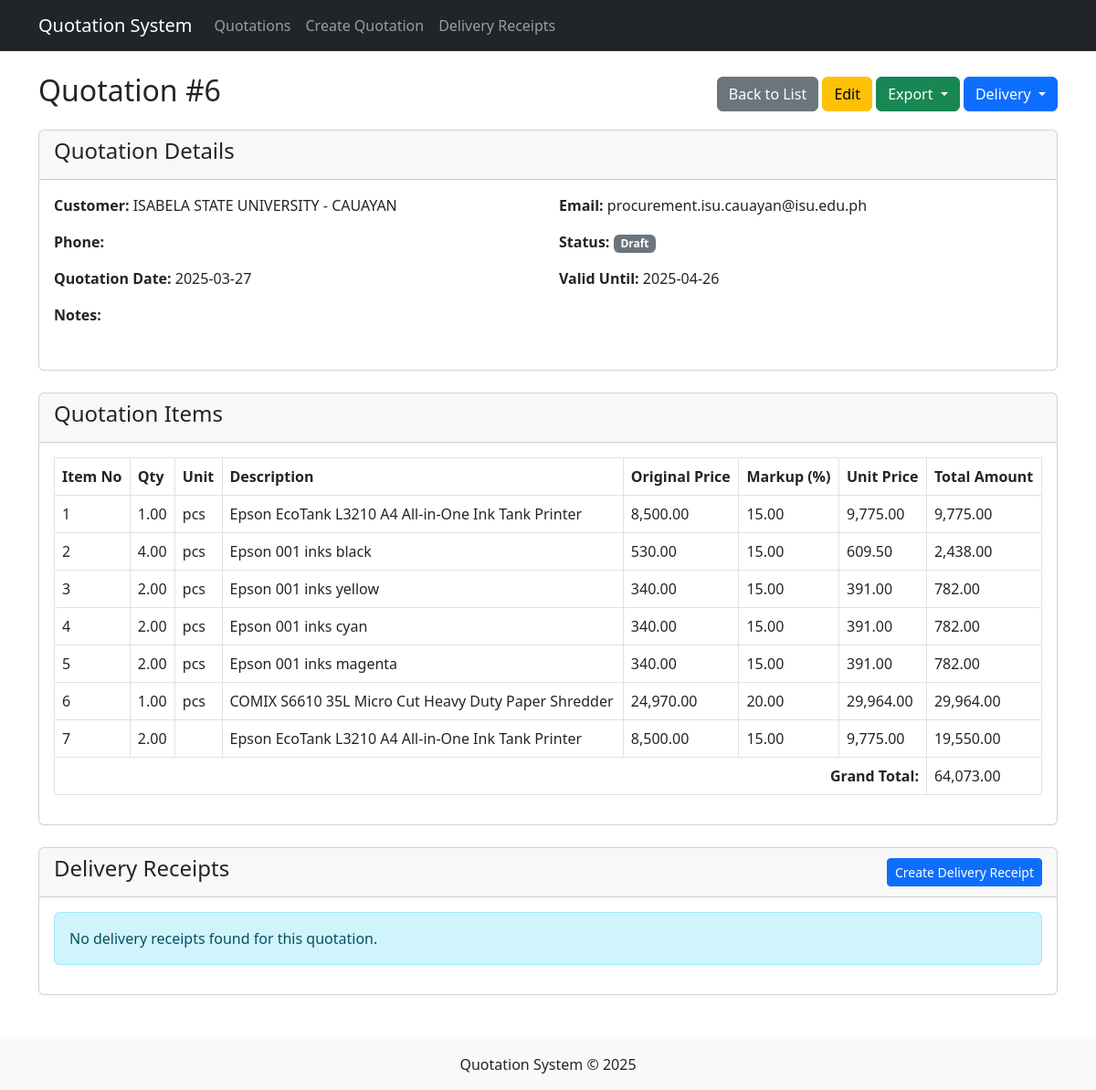
Screenshot of /quotation/view.php?id=6 with the database file from the repository.
### tables this page shows
CREATE TABLE `quotations` (
  `quotation_id` int(11) NOT NULL,
  `quotation_number` varchar(20) DEFAULT NULL,
  `customer_name` varchar(255) NOT NULL,
  `customer_email` varchar(255) DEFAULT NULL,
  `customer_phone` varchar(50) DEFAULT NULL,
  `agency_name` varchar(255) DEFAULT NULL,
  `agency_address` text DEFAULT NULL,
  `contact_person` varchar(255) DEFAULT NULL,
  `quotation_date` date NOT NULL,
  `valid_until` date DEFAULT NULL,
  `status` enum('draft','sent','accepted','rejected') DEFAULT 'draft',
  `notes` text DEFAULT NULL,
  `created_at` timestamp NOT NULL DEFAULT current_timestamp(),
  `updated_at` timestamp NOT NULL DEFAULT current_timestamp() ON UPDATE current_timestamp()
);

CREATE TABLE `quotation_items` (
  `item_id` int(11) NOT NULL,
  `quotation_id` int(11) NOT NULL,
  `item_no` int(11) NOT NULL,
  `quantity` decimal(10,2) NOT NULL,
  `unit` varchar(50) DEFAULT NULL,
  `description` text NOT NULL,
  `original_price` decimal(10,2) NOT NULL,
  `markup_percentage` decimal(10,2) NOT NULL,
  `unit_price` decimal(10,2) NOT NULL,
  `total_amount` decimal(10,2) NOT NULL
);

### models/Quotation.php (called while the page is built, shortened)
<?php
require_once __DIR__ . '/QuotationItem.php';
class Quotation {
    private $conn;
    private $table_name = "quotations";
    public $quotation_id;
    public $quotation_number;
    public $items = [];
    public function __construct($db) {
        $this->conn = $db;
    }
    public function readOne() {
        $query = "SELECT * FROM " . $this->table_name . " WHERE ";
        if (isset($this->quotation_id) && !empty($this->quotation_id)) {
            $query .= "quotation_id = :id LIMIT 0,1";
            $param_name = ":id";
            $param_value = $this->quotation_id;
        } elseif (isset($this->quotation_number) && !empty($this->quotation_number)) {
            $query .= "quotation_number = :number LIMIT 0,1";
            $param_name = ":number";
            $param_value = $this->quotation_number;
        } else {
             error_log("readOne called without quotation_id or quotation_number.");
             return false;
        }
        $stmt = $this->conn->prepare($query);
        $stmt->bindParam($param_name, $param_value);
        $stmt->execute();
        $row = $stmt->fetch(PDO::FETCH_ASSOC);
        if ($row) {
            $this->quotation_id = $row['quotation_id'];
            $this->quotation_number = $row['quotation_number'];
            $this->customer_name = $row['customer_name'];
            $this->customer_email = $row['customer_email'];
            $this->quotation_date = $row['quotation_date'];
            $this->valid_until = $row['valid_until'];
            $this->status = $row['status'];
            $item = new QuotationItem($this->conn);
            $item->quotation_id = $this->quotation_id;
            $this->items = $item->readByQuotationId();
            return true;
        }
        return false;
    }
    public function calculateGrandTotal() {
        $grand_total = 0;
        foreach ($this->items as $item) {
            $grand_total += floatval($item['total_amount']);
        }
        return $grand_total;
    }
}
?>

### models/QuotationItem.php (called while the page is built, shortened)
<?php
class QuotationItem {
    private $conn;
    private $table_name = "quotation_items";
    public $quotation_id;
    public function __construct($db) {
        $this->conn = $db;
    }
    public function readByQuotationId() {
        $query = "SELECT * FROM " . $this->table_name . "
                  WHERE quotation_id = :quotation_id
                  ORDER BY item_no ASC";
        $stmt = $this->conn->prepare($query);
        $stmt->bindParam(":quotation_id", $this->quotation_id);
        $stmt->execute();
        $items = [];
        while ($row = $stmt->fetch(PDO::FETCH_ASSOC)) {
            $items[] = [
                'item_id' => $row['item_id'],
                'quotation_id' => $row['quotation_id'],
                'item_no' => $row['item_no'],
                'quantity' => $row['quantity'],
                'unit' => $row['unit'],
                'description' => $row['description'],
                'original_price' => $row['original_price'],
                'markup_percentage' => $row['markup_percentage'],
                'unit_price' => $row['unit_price'],
                'total_amount' => $row['total_amount']
            ];
        }
        return $items;
    }
}

### models/DeliveryReceipt.php (called while the page is built, shortened)
<?php
require_once __DIR__ . '/Quotation.php';
class DeliveryReceipt {
    private $conn;
    private $table_name = "delivery_receipts";
    public $quotation_id;
    public function __construct($db) {
        $this->conn = $db;
    }
    public function readByQuotationId() {
        $query = "SELECT * FROM " . $this->table_name . "
                  WHERE quotation_id = :quotation_id
                  ORDER BY created_at DESC";
        $stmt = $this->conn->prepare($query);
        $stmt->bindParam(":quotation_id", $this->quotation_id);
        $stmt->execute();
        return $stmt;
    }
}

### quotation/view.php (the view, shortened to what this page needs)
<?php
require_once '../models/Quotation.php';
$database = new Database();
$db = $database->getConnection();
$quotation = new Quotation($db);
$quotation->quotation_id = isset($_GET['id']) ? $_GET['id'] : die('ERROR: Missing ID.');
if (!$quotation->readOne()) {
    header("Location: list.php");
    exit();
}
include_once '../includes/header.php';
?>
<div class="container mt-4">
    <div class="row mb-3">
        <div class="col-md-12">
            <div class="d-flex justify-content-between align-items-center">
                <h2>Quotation #<?php echo $quotation->quotation_id; ?></h2>
                <div>
                    <a href="list.php" class="btn btn-secondary">Back to List</a>
                    <a href="edit.php?id=<?php echo $quotation->quotation_id; ?>" class="btn btn-warning">Edit</a>
                    <div class="btn-group">
                        <button type="button" class="btn btn-success dropdown-toggle" data-bs-toggle="dropdown" aria-expanded="false">
                            Export
                        </button>
                    </div>
                    <div class="btn-group">
                        <button type="button" class="btn btn-primary dropdown-toggle" data-bs-toggle="dropdown" aria-expanded="false">
                            Delivery
                        </button>
                    </div>
                </div>
            </div>
        </div>
    </div>
    <div class="row">
        <div class="col-md-12">
            <div class="card mb-4">
                <div class="card-header">
                    <h4>Quotation Details</h4>
                </div>
                <div class="card-body">
                    <div class="row mb-3">
                        <div class="col-md-6">
                            <strong>Customer:</strong> <?php echo htmlspecialchars($quotation->customer_name); ?>
                        </div>
                        <div class="col-md-6">
                            <strong>Email:</strong> <?php echo htmlspecialchars($quotation->customer_email); ?>
                        </div>
                    </div>
                    <div class="row mb-3">
                        <div class="col-md-6">
                            <strong>Phone:</strong> <?php echo htmlspecialchars($quotation->customer_phone); ?>
                        </div>
                        <div class="col-md-6">
                            <strong>Status:</strong>
                            <span class="badge <?php
                                                echo ($quotation->status == 'draft') ? 'bg-secondary' : (($quotation->status == 'sent') ? 'bg-primary' : (($quotation->status == 'accepted') ? 'bg-success' : 'bg-danger'));
                                                ?>">
                                <?php echo ucfirst($quotation->status); ?>
                            </span>
                        </div>
                    </div>
                    <div class="row mb-3">
                        <div class="col-md-6">
                            <strong>Quotation Date:</strong> <?php echo $quotation->quotation_date; ?>
                        </div>
                        <div class="col-md-6">
                            <strong>Valid Until:</strong> <?php echo $quotation->valid_until; ?>
                        </div>
                    </div>
                    <div class="row mb-3">
                        <div class="col-md-12">
                            <strong>Notes:</strong>
                        </div>
                    </div>
                </div>
            </div>
            <div class="card mb-4">
                <div class="card-header">
                    <h4>Quotation Items</h4>
                </div>
                <div class="card-body">
                    <div class="table-responsive">
                        <table class="table table-bordered">
                            <thead>
                                <tr>
                                    <th>Item No</th>
                                    <th>Qty</th>
                                    <th>Unit</th>
                                    <th>Description</th>
                                    <th>Original Price</th>
                                    <th>Markup (%)</th>
                                    <th>Unit Price</th>
                                    <th>Total Amount</th>
                                </tr>
                            </thead>
                            <tbody>
                                <?php foreach ($quotation->items as $item): ?>
                                    <tr>
                                        <td><?php echo $item['item_no']; ?></td>
                                        <td><?php echo $item['quantity']; ?></td>
                                        <td><?php echo htmlspecialchars($item['unit']); ?></td>
                                        <td><?php echo htmlspecialchars($item['description']); ?></td>
                                        <td><?php echo number_format($item['original_price'], 2); ?></td>
                                        <td><?php echo number_format($item['markup_percentage'], 2); ?></td>
                                        <td><?php echo number_format($item['unit_price'], 2); ?></td>
                                        <td><?php echo number_format($item['total_amount'], 2); ?></td>
                                    </tr>
                                <?php endforeach; ?>
                                <tr>
                                    <td colspan="7" class="text-end fw-bold">Grand Total:</td>
                                    <td><?php echo number_format($quotation->calculateGrandTotal(), 2); ?></td>
                                </tr>
                            </tbody>
                        </table>
                    </div>
                </div>
            </div>
        </div>
    </div>
    <div class="card mb-4">
        <div class="card-header d-flex justify-content-between align-items-center">
            <h4>Delivery Receipts</h4>
            <a href="../delivery/create.php?quotation_id=<?php echo $quotation->quotation_id; ?>" class="btn btn-primary btn-sm">Create Delivery Receipt</a>
        </div>
        <div class="card-body">
            <?php
            require_once '../models/DeliveryReceipt.php';
            $delivery = new DeliveryReceipt($db);
            $delivery->quotation_id = $quotation->quotation_id;
            $stmt = $delivery->readByQuotationId();
            $num = $stmt->rowCount();
            if ($num > 0) {
                echo '<div class="table-responsive">';
                echo '<table class="table table-bordered table-striped">';
                echo '<thead>';
                echo '<tr>';
                echo '<th>Receipt ID</th>';
                echo '<th>Recipient</th>';
                echo '<th>Delivery Date</th>';
                echo '<th>Status</th>';
                echo '<th>Actions</th>';
                echo '</tr>';
                echo '</thead>';
                echo '<tbody>';
                while ($row = $stmt->fetch(PDO::FETCH_ASSOC)) {
                    echo '<tr>';
                    echo '<td>' . $row['receipt_id'] . '</td>';
                    echo '<td>' . htmlspecialchars($row['recipient_name']) . '</td>';
                    echo '<td>' . $row['delivery_date'] . '</td>';
                    echo '<td>';
                    echo '<span class="badge ';
                    echo ($row['delivery_status'] == 'pending') ? 'bg-warning' : (($row['delivery_status'] == 'in_transit') ? 'bg-primary' : (($row['delivery_status'] == 'delivered') ? 'bg-success' : 'bg-danger'));
                    echo '">';
                    echo ucfirst(str_replace('_', ' ', $row['delivery_status']));
                    echo '</span>';
                    echo '</td>';
                    echo '<td>';
                    echo '<a href="../delivery/view.php?id=' . $row['receipt_id'] . '" class="btn btn-info btn-sm">View</a> ';
                    echo '<a href="../delivery/edit.php?id=' . $row['receipt_id'] . '" class="btn btn-warning btn-sm">Edit</a> ';
                    echo '<a href="../delivery/delete.php?id=' . $row['receipt_id'] . '&redirect_to=quotation" class="btn btn-danger btn-sm" onclick="return confirm(\'Are you sure you want to delete this delivery receipt?\')">Delete</a> ';
                    echo '<a href="../delivery/view.php?id=' . $row['receipt_id'] . '" class="btn btn-primary btn-sm" onclick="window.open(this.href, \'_blank\'); return false;">Print</a>';
                    echo '</td>';
                    echo '</tr>';
                }
                echo '</tbody>';
                echo '</table>';
                echo '</div>';
            } else {
                echo '<div class="alert alert-info">No delivery receipts found for this quotation.</div>';
            }
            ?>
        </div>
    </div>
</div>
<?php
include_once '../includes/footer.php';
?>

### rows the page displays
quotations: quotation_id "6", customer_name "ISABELA STATE UNIVERSITY - CAUAYAN", customer_email "procurement.isu.cauayan@isu.edu.ph", status "Draft", quotation_date "2025-03-27", valid_until "2025-04-26"
quotation_items: item_no "1", quantity "1.00", unit "pcs", description "Epson EcoTank L3210 A4 All-in-One Ink Tank Printer", original_price "8,500.00", markup_percentage "15.00", unit_price "9,775.00", total_amount "9,775.00"
quotation_items: item_no "2", quantity "4.00", unit "pcs", description "Epson 001 inks black", original_price "530.00", markup_percentage "15.00", unit_price "609.50", total_amount "2,438.00"
quotation_items: item_no "3", quantity "2.00", unit "pcs", description "Epson 001 inks yellow", original_price "340.00", markup_percentage "15.00", unit_price "391.00", total_amount "782.00"
quotation_items: item_no "4", quantity "2.00", unit "pcs", description "Epson 001 inks cyan", original_price "340.00", markup_percentage "15.00", unit_price "391.00", total_amount "782.00"
quotation_items: item_no "5", quantity "2.00", unit "pcs", description "Epson 001 inks magenta", original_price "340.00", markup_percentage "15.00", unit_price "391.00", total_amount "782.00"
quotation_items: item_no "6", quantity "1.00", unit "pcs", description "COMIX S6610 35L Micro Cut Heavy Duty Paper Shredder", original_price "24,970.00", markup_percentage "20.00", unit_price "29,964.00", total_amount "29,964.00"
quotation_items: item_no "7", quantity "2.00", description "Epson EcoTank L3210 A4 All-in-One Ink Tank Printer", original_price "8,500.00", markup_percentage "15.00", unit_price "9,775.00", total_amount "19,550.00"

### other values shown
$quotation->calculateGrandTotal() "64,073.00"
